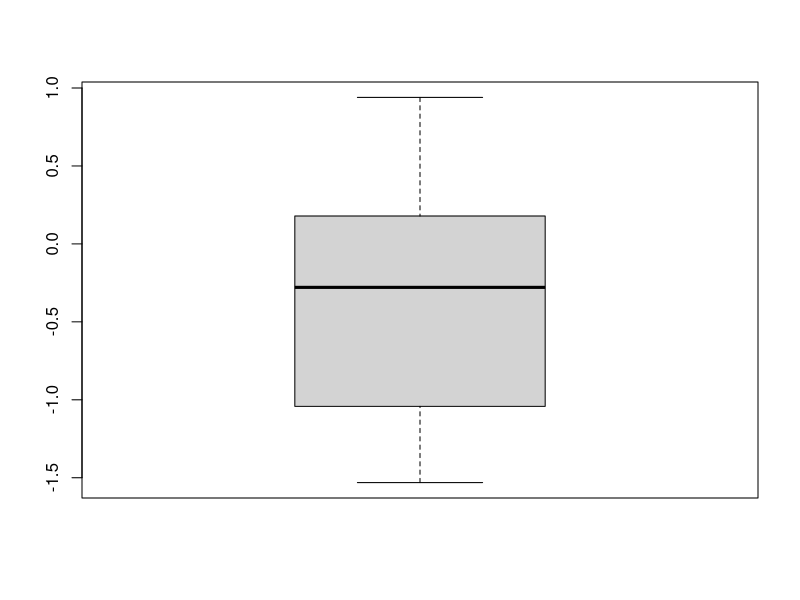
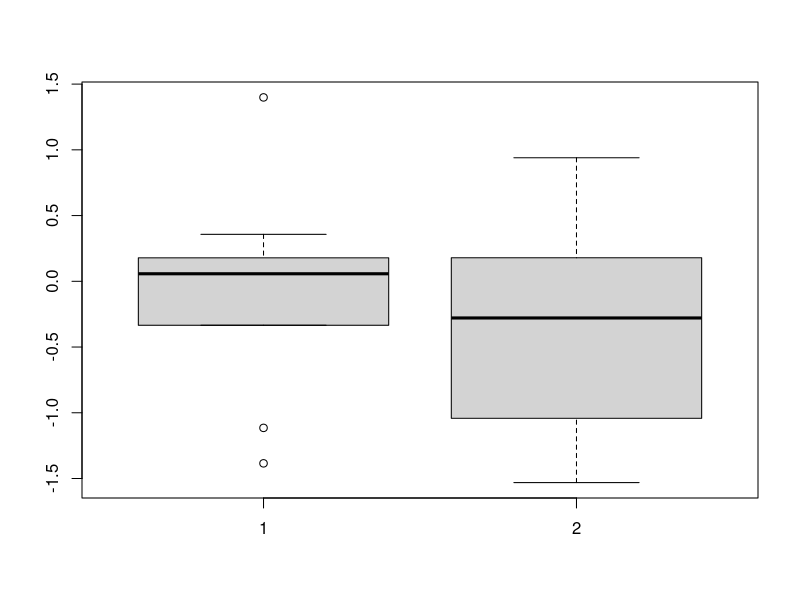
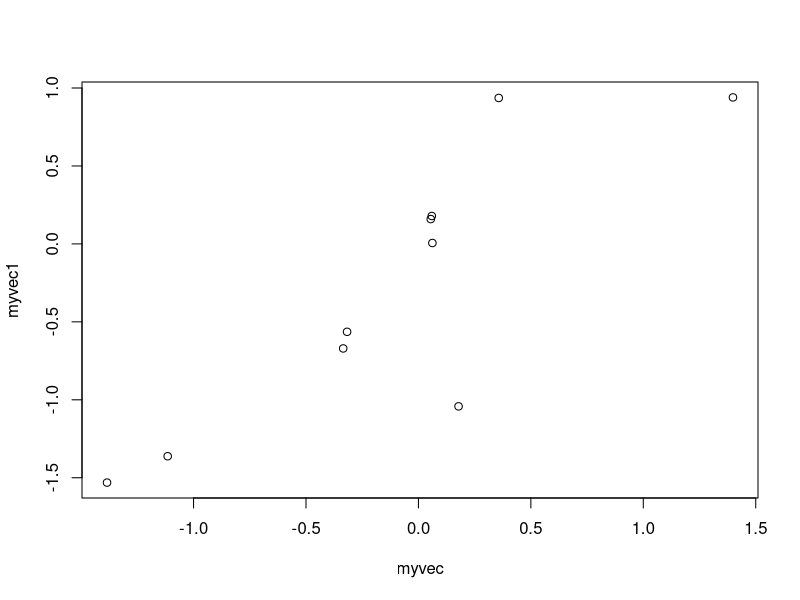
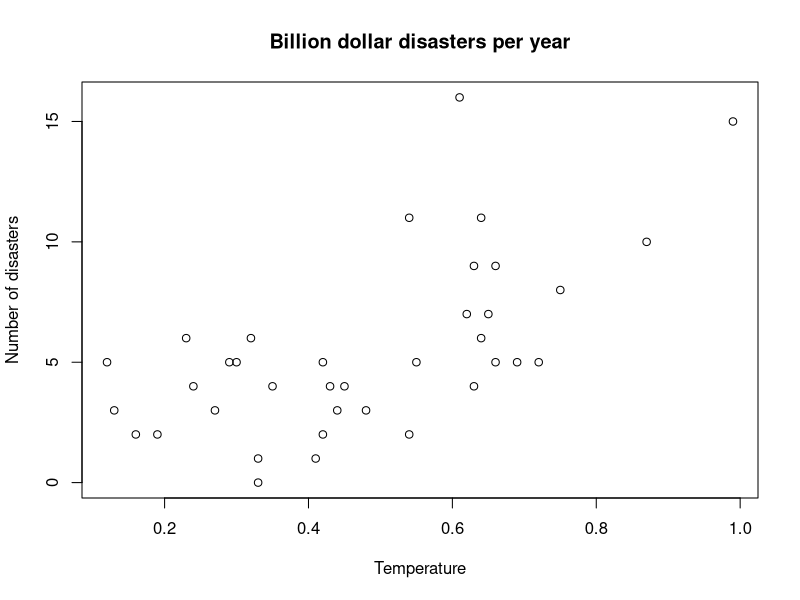
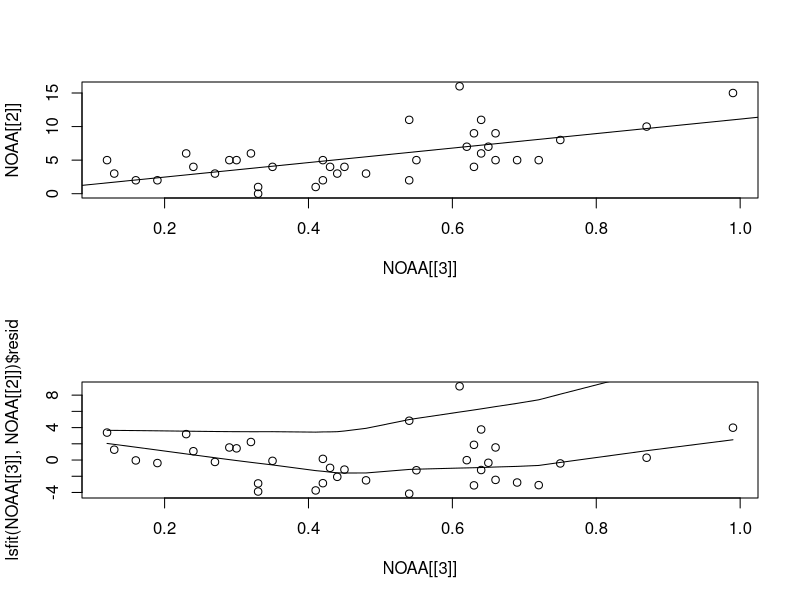
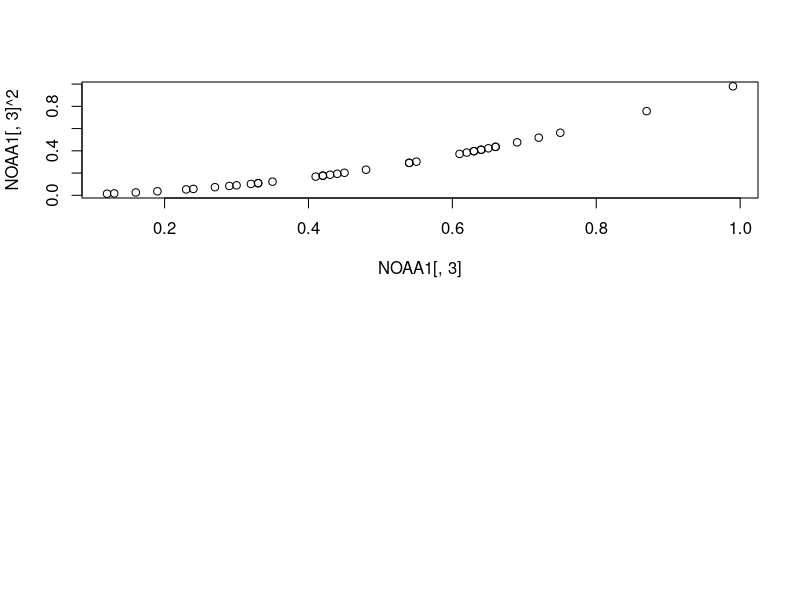

Write the R code that produced these figures, in order.
myvec <- rnorm(10)
myvec1 <- myvec + .5 * rnorm(10)
boxplot(myvec1)
boxplot(myvec, myvec1)
plot(myvec, myvec1)
mean(myvec)
mean(myvec, trim=.1)
rank(myvec)
o1 <- order(myvec)
myvec[o1]
sort(myvec)
myvec[-c(1:5)]
sample(10,5)
v1 <- sample(10,5)
myvec[v1]
myvec[-v1]
NOAA <- read.csv("NOAA+GISS.csv")
NOAA
plot(NOAA[[3]],NOAA[[2]],xlab="Temperature",ylab="Number of disasters",main="Billion dollar disasters per year")
par(mfrow=c(2,1))
plot(NOAA[[3]],NOAA[[2]])
abline(lsfit(NOAA[[3]],NOAA[[2]]))
plot(NOAA[[3]],lsfit(NOAA[[3]],NOAA[[2]])$resid)
lines(lowess(NOAA[[3]],lsfit(NOAA[[3]],NOAA[[2]])$resid))
lines(lowess(NOAA[[3]],NOAA[[2]]))
NOAA.mat<-as.matrix(NOAA)
NOAA1<-NOAA.mat
NOAA1[,2] <- sqrt(NOAA.mat[,2])
plot(NOAA1[,3],NOAA1[,3]^2)
xmat <- cbind(NOAA1[,3],NOAA1[,3]^2)
ls.print(lsfit(xmat,NOAA1[,2]))
